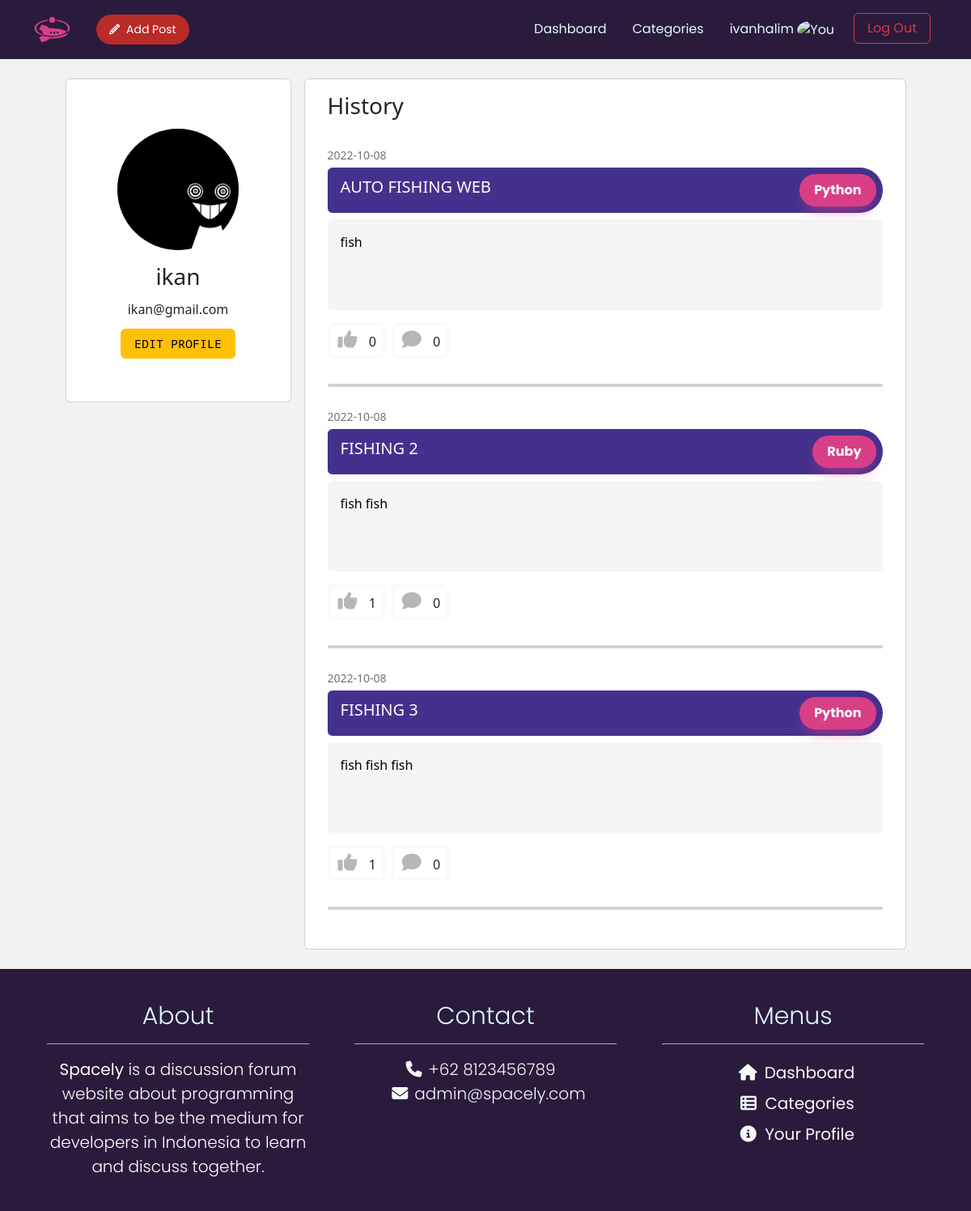
/user_profile.php?id=00003 (signed in), run on the app's committed database.
### tables this page shows
CREATE TABLE `user` (
  `id` varchar(5) NOT NULL,
  `username` varchar(30) NOT NULL,
  `email` varchar(45) NOT NULL,
  `user_key` varchar(30) NOT NULL,
  `encrypted_password` varchar(50) NOT NULL,
  `img` varchar(50) DEFAULT NULL,
  `name` varchar(50) NOT NULL
);

CREATE TABLE `post` (
  `id` varchar(5) NOT NULL,
  `title` varchar(300) NOT NULL,
  `body` mediumtext NOT NULL,
  `like_ammount` int(11) NOT NULL,
  `comment_ammount` int(11) NOT NULL,
  `time_created` time NOT NULL,
  `date_created` date NOT NULL,
  `user_id` varchar(5) NOT NULL,
  `forum_id` varchar(5) NOT NULL
);

### user_profile.php (the view, shortened to what this page needs)
<?php
require 'security.php';
if(isset($_GET['id'])){
	$id = $_GET['id'];
}
else {
	die ("Error. No ID Selected!");
}
$sql = "SELECT * FROM user WHERE id = $id";
$stmt = $db->query($sql);
$row = $stmt->fetch(PDO::FETCH_ASSOC);
$sql2 = "SELECT * FROM post WHERE user_id = $id";
$stmt = $db->query($sql2);
$hasil = $stmt->fetchAll();
?>
<!DOCTYPE html>
<html lang="en">
<head>
	<link rel="stylesheet" href="https://cdn.jsdelivr.net/npm/bootstrap@5.2.1/dist/css/bootstrap.min.css" />
	<link rel="stylesheet" href="https://cdnjs.cloudflare.com/ajax/libs/font-awesome/6.2.0/css/fontawesome.min.css" />
	<link rel="stylesheet" href="https://cdnjs.cloudflare.com/ajax/libs/font-awesome/6.2.0/css/all.min.css" />
	<link rel="stylesheet" href="https://cdnjs.cloudflare.com/ajax/libs/font-awesome/6.2.0/css/regular.min.css" />
	<link rel="stylesheet" href="https://cdnjs.cloudflare.com/ajax/libs/font-awesome/6.2.0/css/solid.min.css" />
	<link href="css/navbar.css" rel="stylesheet">
	<link href="css/dashboard.css" rel="stylesheet">
	<link href="css/footer.css" rel="stylesheet">
	<link href="css/profile.css" rel="stylesheet">
</head>
<body>
	<?php include_once './components/navbar.php' ?>
	<main>
		<div class="container profile-main-container mb-4 justify-content-center">
			<div class="container col-lg-3 card profile-container d-flex flex-row mt-4 mx-2" style="max-height: 25rem;">
				<div class="profile-bio d-flex flex-column justify-content-center align-items-center ms-auto me-auto">
					<div class="my-3" style="width: 150px; height: 150px; overflow: hidden;">
					<img src=<?= "user_img/" . $row["img"] ?> class="rounded-circle" style="width: 150px; height: 150px; object-fit:cover;">
					</div>
					<h3><?= $row["username"] ?></h3>
					<span class="my-1"><?= $row["email"] ?></span>
					<a href="edit_profile.php"><button class="edit-profile btn btn-warning my-2 px-3" style="max-width: 10rem;">Edit Profile</button></a>
				</div>
			</div>
			<div class="container card profile-container d-flex flex-row mt-4 mx-2 col-lg-8">
				<div class="profile-posts-container flex-column col-lg-12 py-3 px-3">
					<div class="pb-3">
						<h3>History</h3>
					</div>
					<?php if (!$hasil) {
					?>
						<div>
							<h2 class="text-center mb-3"> You haven't posted anything yet </h2>
							<div class="container temporary text-center d-flex align-items-center justify-content-center">
								<a href="create_post_form.php"><button class="category-button" role="button">Add Post</button></a>
							</div>
						</div>
						<?php
					} else {
						foreach ($hasil as $row2) {
						?>
							<div class="profile-posts my-2 mb-3">
								<span class="mb-3 text-muted" style="font-size: 14px"><?= $row2["date_created"] ?></span>
								<div class="w-100 mt-1 d-flex justify-content-between align-items-center p-2 text-white" style="border-top-right-radius: 30px; border-bottom-right-radius: 30px; border-top-left-radius: 6px; border-bottom-left-radius: 6px; background-color:#44318d;">
									<h5 class="ms-2"><?= $row2["title"] ?></h5>
									<button class="category-button" role="button"><?= get_category($row2["forum_id"]) ?></button>
								</div>
								<div class="my-2 d-flex flex-column">
									<a onMouseOver="this.style.backgroundColor='#D9D9D9'" onMouseOut="this.style.backgroundColor='rgba(236,236,236,0.5)'" data-bs-toggle="modal" data-bs-target="#modal<?php echo $row2["id"] ?>" class="p-3 rounded" style="cursor: pointer; background-color:rgba(236,236,236,0.5); color: black; text-decoration: none; ">
										<span class="post-body-content"><?= $row2["body"] ?></span></a>
									<div class="feedback-container d-flex flex-row my-3">
										<div class="border border-3 border-light rounded me-2 p-1">
											<button disabled class="rounded-circle bg-transparent">
												<i class="fa-solid fa-thumbs-up"></i>
											</button>
											<span class="mx-1"><?= $row2["like_ammount"] ?></span>
										</div>
										<div class="border border-3 border-light rounded me-2 p-1">
											<button disabled class="rounded-circle bg-transparent">
												<i class="fa-solid fa-comment"></i>
											</button>
											<span class="mx-1"><?= $row2["comment_ammount"] ?></span>
										</div>
									</div>
									<hr class="pembatas-post">
								</div>
							<?php } ?>
						<?php } ?>
							</div>
				</div>
			</div>
		</div>
	</main>
	<?php include_once './components/footer.php' ?>
	<?php
	function get_category($forum_id)
	{
		switch ($forum_id) {
			case "F0002":
				$forum_id = "Python";
				break;
			case "F0004":
				$forum_id = "Ruby";
				break;
		}
		return $forum_id;
	} ?>
</body>
</html>

### css/navbar.css (style rules this page uses)
:root { --font-size: 1rem; --primary01: #d83f87; --primary02: #2a1b3d; --primary03: #44318d; --secondary01: #e98074; --secondary02: #a4b3b6; --secondary03: #e0fbfc; --accent01: #e63946; --accent02: #fbc531; }

### css/dashboard.css (style rules this page uses)
:root { --font-size: 1rem; --primary01: #d83f87; --primary02: #2a1b3d; --primary03: #44318d; --secondary01: #e98074; --secondary02: #a4b3b6; --secondary03: #e0fbfc; --accent01: #e63946; --accent02: #fbc531; }
body { margin: 0; padding: 0; box-sizing: border-box; background-color: #f1f2f2; }
html { overflow-x: hidden; }
.feedback-container button { border: none; border-radius: 12px; }
.feedback-container button i { font-size: 1.5rem; }
.category-button { background: var(--primary01); border-radius: 999px; box-shadow: var(--primary01) 0 10px 20px -10px; box-sizing: border-box; color: #ffffff; font-family: "Poppins"; font-size: 16px; font-weight: bold; line-height: 24px; padding: 8px 18px; border: 0; }

### css/footer.css (style rules this page uses)
:root { --primary1: #293241; --primary2: #3d5a80; --primary3: #98c1d9; --secondary: #e0fbfc; --accent: #e63946; --font-size: 1rem; --primary01: #d83f87; --primary02: #2a1b3d; --primary03: #44318d; --secondary01: #e98074; --secondary02: #a4b3b6; --accent01: #e63946; }

### css/profile.css (style rules this page uses)
:root { --font-size: 1rem; --primary01: #d83f87; --primary02: #2a1b3d; --primary03: #44318d; --secondary01: #e98074; --secondary02: #a4b3b6; --secondary03: #e0fbfc; --accent01: #e63946; --accent02: #fbc531; }
.edit-profile { font-family: "Noto Sans Mono"; font-size: 15px; text-transform: uppercase; }
.post-body-content { display: block; height: 5rem; overflow: hidden; text-overflow: ellipsis; white-space: wrap; }
.pembatas-post { border: 2px solid rgba(0, 0, 0, 0.7); border-radius: 2px; }
.profile-main-container { display: flex; flex-direction: row; }

### data on the page
user: img (picture), username "ikan", email "ikan@gmail.com"
post: date_created "2022-10-08", title "AUTO FISHING WEB", forum "Python", body "fish", like_ammount "0", comment_ammount "0"
post: date_created "2022-10-08", title "FISHING 2", forum "Ruby", body "fish fish", like_ammount "1", comment_ammount "0"
post: date_created "2022-10-08", title "FISHING 3", forum "Python", body "fish fish fish", like_ammount "1", comment_ammount "0"

### other printed values
$_SESSION["username"] "ivanhalim"
